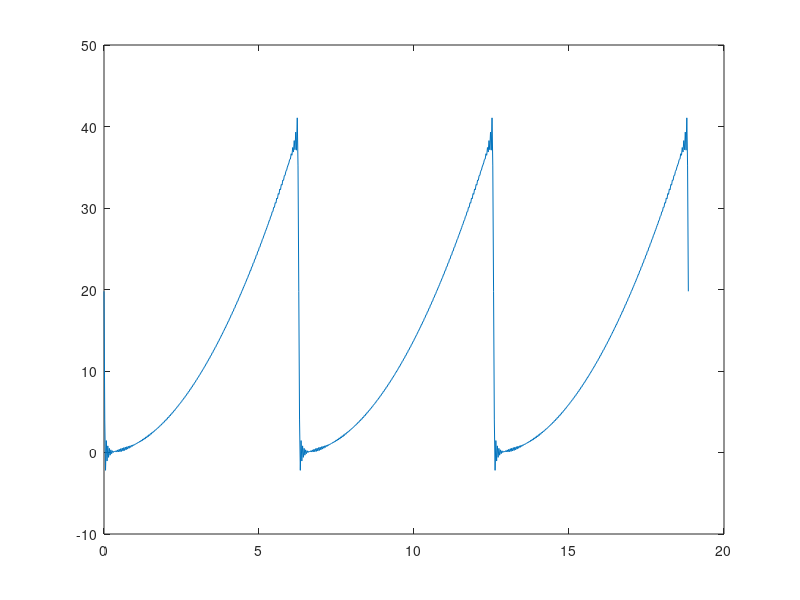

The MATLAB source for this figure:
clear

t = 0:pi/128:6*pi;
T = 2*pi;
nn = 1000;
w = (2*pi)/T;
aa = 0;
bb = T;
X = linspace(aa, bb, nn);
f = X.^2;
n = 900;

a0 = 2/T * trapz(X, f.*cos(0*w*X));

for i=1:n
    a(i) = 2/T * trapz(X, f.*cos(i*w*X));
    b(i) = 2/T * trapz(X, f.*sin(i*w*X));
end

N = 1:n;

s = a0/2 + sum(a'.*cos(N'.*w.*t) + b'.*sin(N'.*w.*t));

plot(t, s)